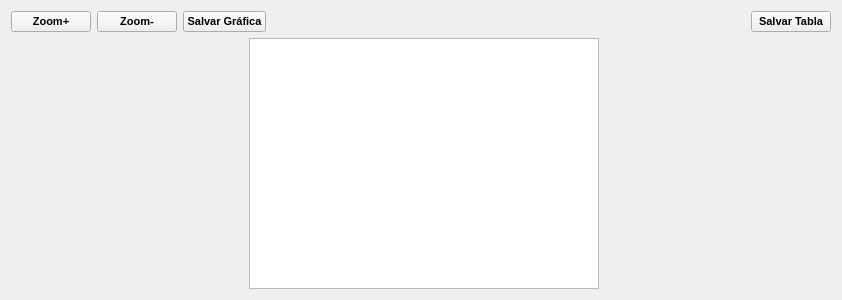
<?xml version="1.0" encoding="UTF-8"?>
<ui version="4.0">
 <class>AnguCierre2</class>
 <widget class="QWidget" name="AnguCierre2">
  <property name="geometry">
   <rect>
    <x>0</x>
    <y>0</y>
    <width>842</width>
    <height>300</height>
   </rect>
  </property>
  <property name="font">
   <font>
    <family>Century Schoolbook L</family>
    <pointsize>8</pointsize>
    <weight>75</weight>
    <bold>true</bold>
   </font>
  </property>
  <property name="windowTitle">
   <string>Ángulos de Cierre Forma Circular</string>
  </property>
  <layout class="QGridLayout" name="gridLayout">
   <item row="0" column="0">
    <layout class="QHBoxLayout" name="horizontalLayout">
     <item>
      <widget class="QPushButton" name="pB_Zoommas">
       <property name="enabled">
        <bool>true</bool>
       </property>
       <property name="font">
        <font>
         <family>Tahoma</family>
         <weight>75</weight>
         <bold>true</bold>
        </font>
       </property>
       <property name="text">
        <string>Zoom+</string>
       </property>
       <property name="shortcut">
        <string>+</string>
       </property>
      </widget>
     </item>
     <item>
      <widget class="QPushButton" name="pB_Zoommen">
       <property name="font">
        <font>
         <family>Tahoma</family>
         <weight>75</weight>
         <bold>true</bold>
        </font>
       </property>
       <property name="text">
        <string>Zoom-</string>
       </property>
       <property name="shortcut">
        <string>-</string>
       </property>
      </widget>
     </item>
     <item>
      <widget class="QPushButton" name="pushButton_4">
       <property name="font">
        <font>
         <family>Tahoma</family>
         <weight>75</weight>
         <bold>true</bold>
        </font>
       </property>
       <property name="text">
        <string>Salvar Gráfica</string>
       </property>
       <property name="icon">
        <iconset>
         <normaloff>:/temp/exportpdf.png</normaloff>:/temp/exportpdf.png</iconset>
       </property>
      </widget>
     </item>
     <item>
      <spacer name="horizontalSpacer">
       <property name="orientation">
        <enum>Qt::Horizontal</enum>
       </property>
       <property name="sizeHint" stdset="0">
        <size>
         <width>40</width>
         <height>20</height>
        </size>
       </property>
      </spacer>
     </item>
     <item>
      <widget class="QLabel" name="label">
       <property name="font">
        <font>
         <family>Tahoma</family>
         <pointsize>10</pointsize>
         <weight>75</weight>
         <bold>true</bold>
        </font>
       </property>
       <property name="text">
        <string/>
       </property>
       <property name="alignment">
        <set>Qt::AlignCenter</set>
       </property>
      </widget>
     </item>
     <item>
      <spacer name="horizontalSpacer_2">
       <property name="orientation">
        <enum>Qt::Horizontal</enum>
       </property>
       <property name="sizeHint" stdset="0">
        <size>
         <width>40</width>
         <height>20</height>
        </size>
       </property>
      </spacer>
     </item>
     <item>
      <widget class="QPushButton" name="pushButton_3">
       <property name="font">
        <font>
         <family>Tahoma</family>
         <weight>75</weight>
         <bold>true</bold>
        </font>
       </property>
       <property name="text">
        <string>Salvar Tabla</string>
       </property>
       <property name="icon">
        <iconset>
         <normaloff>:/temp/exportpdf.png</normaloff>:/temp/exportpdf.png</iconset>
       </property>
      </widget>
     </item>
    </layout>
   </item>
   <item row="1" column="0">
    <layout class="QHBoxLayout" name="horizontalLayout_2">
     <item>
      <spacer name="horizontalSpacer_3">
       <property name="orientation">
        <enum>Qt::Horizontal</enum>
       </property>
       <property name="sizeHint" stdset="0">
        <size>
         <width>40</width>
         <height>20</height>
        </size>
       </property>
      </spacer>
     </item>
     <item>
      <widget class="QCustomPlot" name="widget" native="true">
       <property name="font">
        <font>
         <family>Tahoma</family>
         <pointsize>10</pointsize>
         <weight>75</weight>
         <bold>true</bold>
        </font>
       </property>
       <property name="focusPolicy">
        <enum>Qt::StrongFocus</enum>
       </property>
      </widget>
     </item>
     <item>
      <widget class="QTextEdit" name="textEdit">
       <property name="minimumSize">
        <size>
         <width>350</width>
         <height>0</height>
        </size>
       </property>
       <property name="font">
        <font>
         <family>Tahoma</family>
         <pointsize>8</pointsize>
         <weight>75</weight>
         <bold>true</bold>
        </font>
       </property>
       <property name="sizeAdjustPolicy">
        <enum>QAbstractScrollArea::AdjustToContents</enum>
       </property>
       <property name="textInteractionFlags">
        <set>Qt::NoTextInteraction</set>
       </property>
      </widget>
     </item>
     <item>
      <spacer name="horizontalSpacer_4">
       <property name="orientation">
        <enum>Qt::Horizontal</enum>
       </property>
       <property name="sizeHint" stdset="0">
        <size>
         <width>40</width>
         <height>20</height>
        </size>
       </property>
      </spacer>
     </item>
    </layout>
   </item>
  </layout>
 </widget>
 <customwidgets>
  <customwidget>
   <class>QCustomPlot</class>
   <extends>QWidget</extends>
   <header location="global">qcustomplot.h</header>
   <container>1</container>
  </customwidget>
 </customwidgets>
 <resources/>
 <connections/>
</ui>
